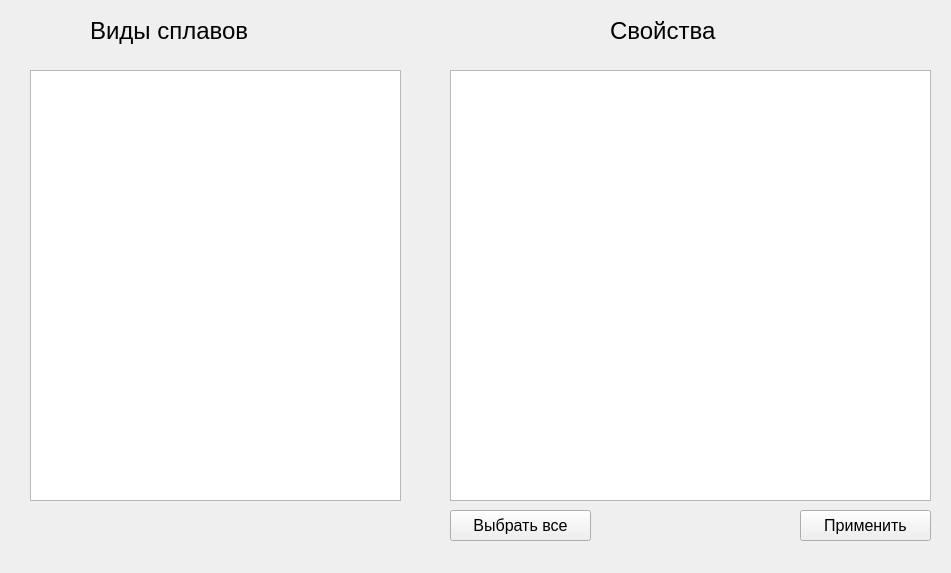
<?xml version="1.0" encoding="UTF-8"?>
<ui version="4.0">
 <class>Form</class>
 <widget class="QWidget" name="Form">
  <property name="geometry">
   <rect>
    <x>0</x>
    <y>0</y>
    <width>951</width>
    <height>573</height>
   </rect>
  </property>
  <property name="minimumSize">
   <size>
    <width>951</width>
    <height>573</height>
   </size>
  </property>
  <property name="maximumSize">
   <size>
    <width>951</width>
    <height>573</height>
   </size>
  </property>
  <property name="windowTitle">
   <string>Form</string>
  </property>
  <widget class="QLabel" name="label">
   <property name="geometry">
    <rect>
     <x>90</x>
     <y>10</y>
     <width>201</width>
     <height>41</height>
    </rect>
   </property>
   <property name="font">
    <font>
     <pointsize>18</pointsize>
    </font>
   </property>
   <property name="text">
    <string>Виды сплавов</string>
   </property>
  </widget>
  <widget class="QListWidget" name="listWidget">
   <property name="geometry">
    <rect>
     <x>30</x>
     <y>70</y>
     <width>371</width>
     <height>431</height>
    </rect>
   </property>
   <property name="font">
    <font>
     <pointsize>14</pointsize>
    </font>
   </property>
  </widget>
  <widget class="QLabel" name="label_2">
   <property name="geometry">
    <rect>
     <x>610</x>
     <y>10</y>
     <width>131</width>
     <height>41</height>
    </rect>
   </property>
   <property name="font">
    <font>
     <pointsize>18</pointsize>
    </font>
   </property>
   <property name="text">
    <string>Свойства</string>
   </property>
  </widget>
  <widget class="QListWidget" name="listWidget_2">
   <property name="geometry">
    <rect>
     <x>450</x>
     <y>70</y>
     <width>481</width>
     <height>431</height>
    </rect>
   </property>
   <property name="font">
    <font>
     <pointsize>14</pointsize>
    </font>
   </property>
  </widget>
  <widget class="QPushButton" name="pushButton">
   <property name="geometry">
    <rect>
     <x>450</x>
     <y>510</y>
     <width>141</width>
     <height>31</height>
    </rect>
   </property>
   <property name="font">
    <font>
     <pointsize>12</pointsize>
    </font>
   </property>
   <property name="text">
    <string>Выбрать все</string>
   </property>
  </widget>
  <widget class="QPushButton" name="acceptBtn">
   <property name="geometry">
    <rect>
     <x>800</x>
     <y>510</y>
     <width>131</width>
     <height>31</height>
    </rect>
   </property>
   <property name="font">
    <font>
     <pointsize>12</pointsize>
    </font>
   </property>
   <property name="text">
    <string>Применить</string>
   </property>
  </widget>
 </widget>
 <resources/>
 <connections/>
</ui>
